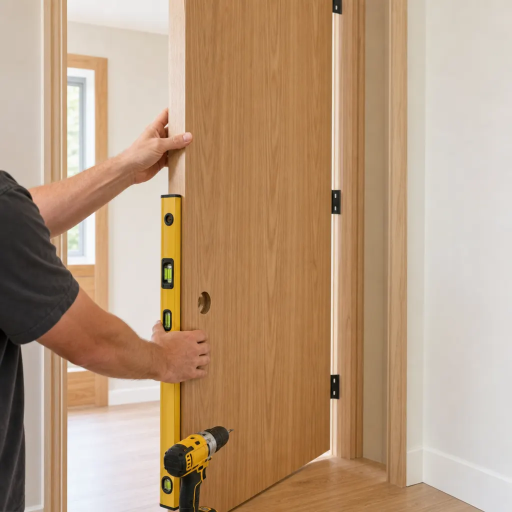
#> input picture scripts/assets/_ref/door-install-thumb.webp, 1024 x 1024 px, found by its file name (shown at 1/2 size)
$ python -i prepare_remaining_assets.py   (imports and definitions only)
#> lines starting #> are read from the running program, lines starting #| are printed output that depends on the picture
#!/usr/bin/env python3
"""Copy remaining category service images and recolor variant icons."""

from __future__ import annotations

import json
import re
import sys
from pathlib import Path

from PIL import Image

BRAND = (26, 35, 58)
SRC = Path("/Users/kamran/.cursor/projects/Users-kamran-Desktop-panun-kaergar/assets")
ROOT = Path(__file__).resolve().parent
SERVICE_IMG = ROOT / "service-images"
VARIANT_IMG = ROOT / "variant-icons"
MANIFEST = Path(__file__).resolve().parents[1] / "data" / "remaining-services-manifest.php"


def recolor(img: Image.Image) -> Image.Image:
    img = img.convert("RGBA")
    px = img.load()
    w, h = img.size
#> w = 1024; h = 1024
    for y in range(h):
        for x in range(w):
            r, g, b, a = px[x, y]
            if a < 20:
                px[x, y] = (255, 255, 255, 0)
                continue
            if r > 235 and g > 235 and b > 235:
                px[x, y] = (255, 255, 255, 255)
                continue
            strength = max(0, min(255, 255 - (r + g + b) // 3))
            if strength < 12:
                px[x, y] = (255, 255, 255, 255)
                continue
            blend = strength / 255
            nr = int(255 + (BRAND[0] - 255) * blend)
            ng = int(255 + (BRAND[1] - 255) * blend)
            nb = int(255 + (BRAND[2] - 255) * blend)
            px[x, y] = (nr, ng, nb, 255)
    return img


def slugs_from_manifest() -> list[str]:
    text = MANIFEST.read_text()
    return re.findall(r"\$service\('[^']+',\s*'([^']+)'", text)


def save_service(slug: str, kind: str) -> None:
    src = SRC / f"{slug}-{kind}.png"
    if not src.is_file():
        raise SystemExit(f"Missing {src}")
    out_dir = SERVICE_IMG / slug
    out_dir.mkdir(parents=True, exist_ok=True)
    img = Image.open(src).convert("RGB")
    size = (1024, 1024) if kind == "thumbnail" else (1536, 1024)
    img = img.resize(size, Image.Resampling.LANCZOS)
    out = out_dir / f"{kind}.png"
    img.save(out, "PNG", optimize=True)
    print(f"Wrote {out}")


def save_variant(src_name: str, out_name: str) -> None:
    src = SRC / src_name
    if not src.is_file():
        return
    out = VARIANT_IMG / out_name
    result = recolor(Image.open(src))
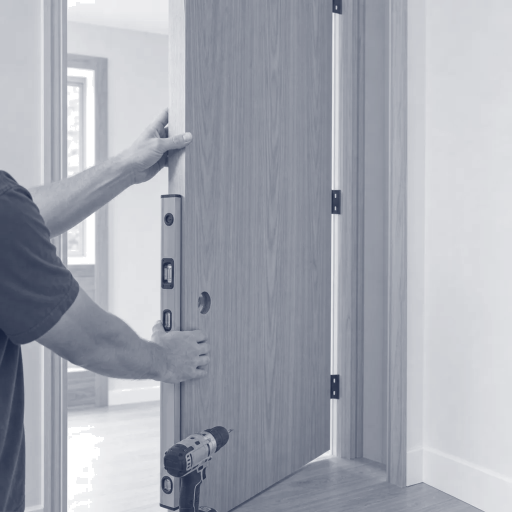
#> result: PIL image 1024x1024 RGBA (shown at 1/2 size); mean R, G, B, A 165.6, 169.1, 178, 255
    result = result.resize((512, 512), Image.Resampling.LANCZOS)
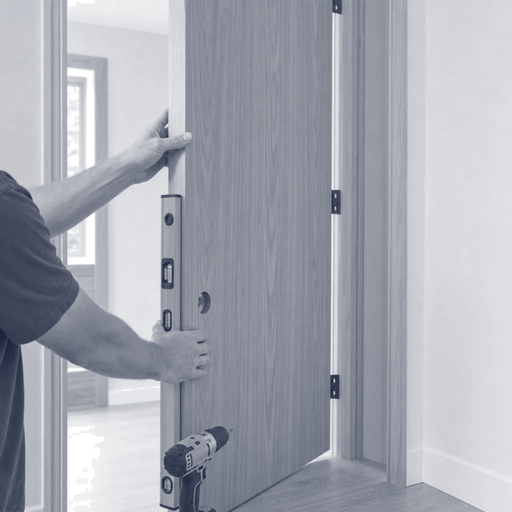
#> result: PIL image 512x512 RGBA; mean R, G, B, A 165.6, 169.1, 178, 255
    result.convert("RGB").save(out, "PNG", optimize=True)
    print(f"Wrote {out}")


def main() -> None:
    slugs = slugs_from_manifest() if MANIFEST.is_file() else []
    if not slugs:
        print("No manifest slugs found", file=sys.stderr)
        sys.exit(1)
    missing = []
    for slug in slugs:
        for kind in ("thumbnail", "cover"):
            src = SRC / f"{slug}-{kind}.png"
            if not src.is_file():
                missing.append(f"{slug}-{kind}.png")
                continue
            save_service(slug, kind)
    for src in sorted(SRC.glob("*-src.png")):
        out = src.name.replace("-src.png", ".png")
        save_variant(src.name, out)
    for src in sorted(SRC.glob("*-book-site-inspection-src.png")):
        out = src.name.replace("-src.png", ".png")
        save_variant(src.name, out)
    if missing:
        print("MISSING:", ", ".join(missing), file=sys.stderr)
        sys.exit(2)
    print("Done.")


# [2 lines not run here, left out]

>>> result = save_variant('_ref/door-install-thumb.webp', 'out.png')

$ run again, on scripts/assets/service-images/door-installation/variant-site-inspection.png
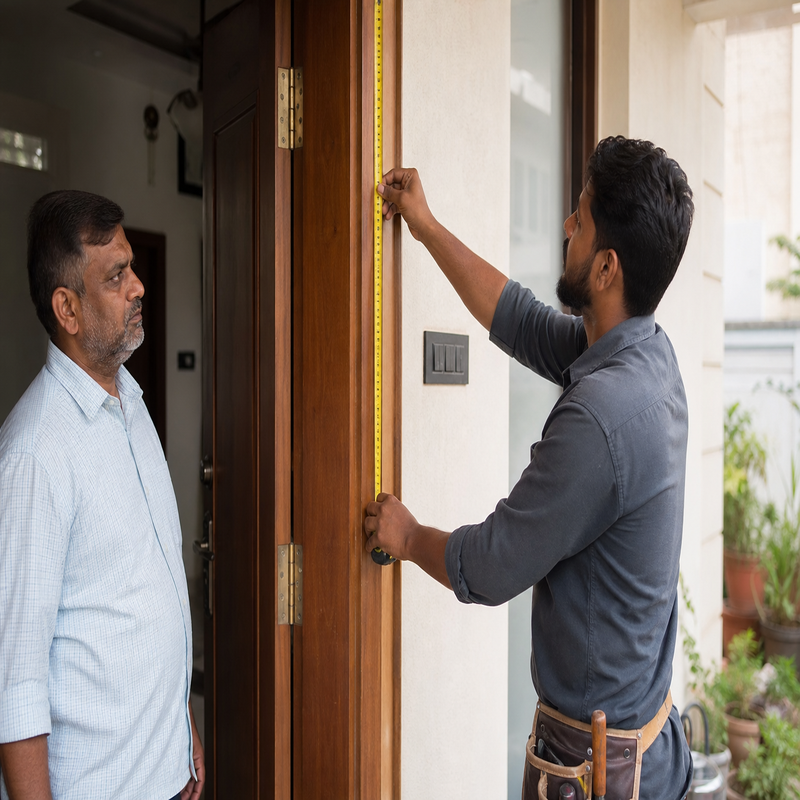
#> input picture scripts/assets/service-images/door-installation/variant-site-inspection.png, 800 x 800 px, found by its file name
#> in save_variant, `result = recolor(Image.open(src))`:
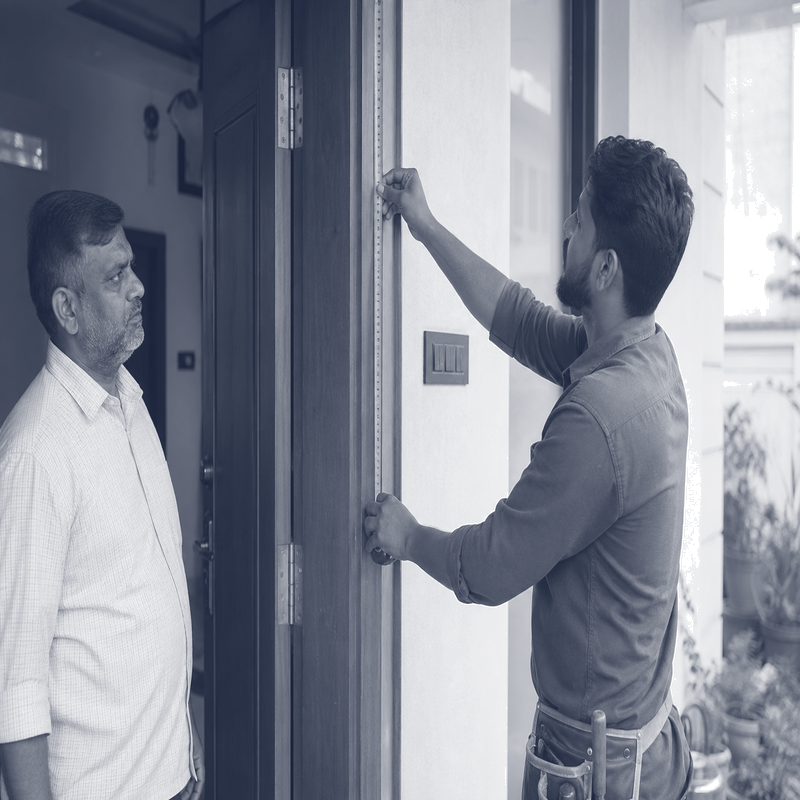
#> result: PIL image 800x800 RGBA; mean R, G, B, A 135.2, 139.9, 151.9, 255
